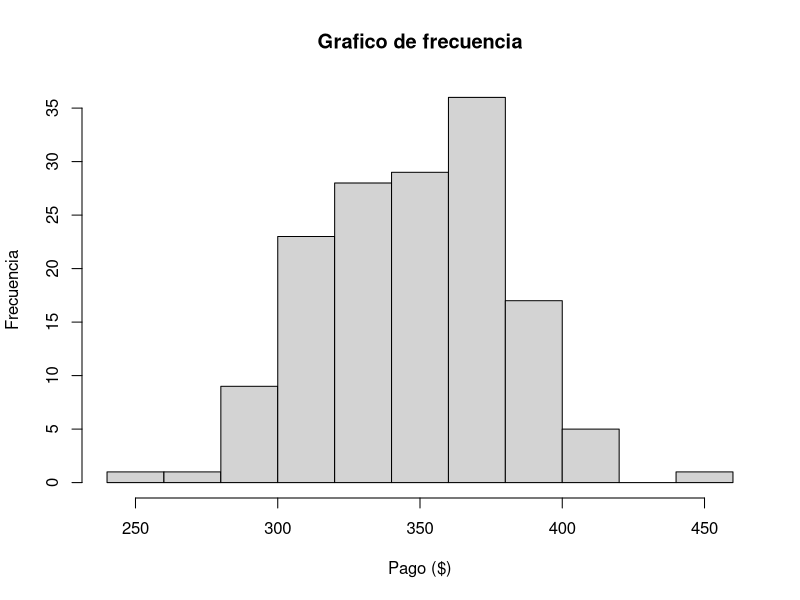

This figure's R source:
# Este script es para diseñar una grafica de frecuencia

# Generar datos aleatorios:
set.seed(369)
datos <- rnorm(150, 350, 35)

# Graficar datos
hist(x = datos, 
     main = "Grafico de frecuencia", 
     xlab = "Pago ($)", 
     ylab = "Frecuencia")
